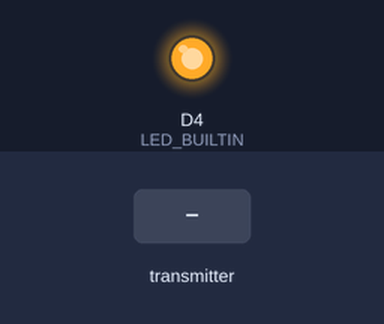
A sketch run on a simulated ESP8266 (NodeMCU). Shown: output pins drawn as LEDs (lit = HIGH, except the on-board LED, lit = LOW). Dashed ring = blinking. The inputs (shaded band) are chosen by the test bench.

Above: at 1.2 s.
1.3 s: the transmitter starts sending joystickAveragedTilt = 0
At 2.05 s:
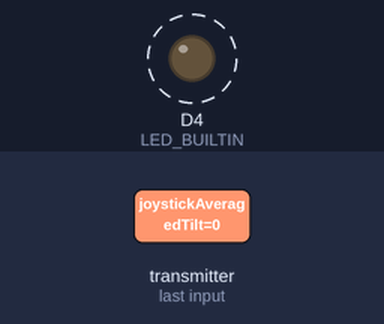
Timing chart, 0 to 10.3 s (numbered marks = the images above; inputs shaded):
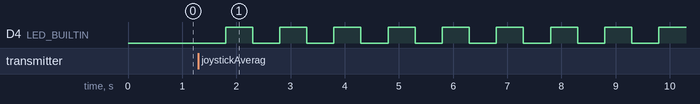

The sketch:

esp8266_accelerometer_receiver.ino
```cpp
#include <ESP8266WiFi.h>
#include <espnow.h>

#include "RunningMedian.h"
#include <SoftwareSerial.h>

#define DEBUG_MODE_ON                   // Uncomment this line if you want to see debug messages

#define MYPORT_TX D5
#define MYPORT_RX D6

SoftwareSerial teenseyPort;

typedef struct structEspNowPacket                                           // Structure example to send data, must match the sender structure
{
  int joystickAveragedTilt;
  int joystickPeakWobble;

  bool buttonPressed = false;
}
structEspNowPacket;

structEspNowPacket pedestalData;                               // Create a structEspNowPacket called pedestalData to deserialize the incoming packet from the sender over esp-now

bool ledState = false;

#ifdef DEBUG_MODE_ON

  unsigned long lastTime = 0;
  unsigned long timerDelay = 1000;                             // send readings timer

#endif

void OnDataRecv(uint8_t * mac, uint8_t *incomingData, uint8_t len)      // Callback function that will be executed when data is received
{
  memcpy(&pedestalData, incomingData, sizeof(pedestalData));

  toggleBuiltInLed();

  sendJoystickValuesToTeensey();
}

void setup()
{
  Serial.begin(115200);

  pinMode(LED_BUILTIN, OUTPUT);

  initializeSoftwareSerialPortToTeensey();

  initializeEspNow();
}

void loop()
{
  #ifdef DEBUG_MODE_ON

    if ((millis() - lastTime) > timerDelay)
    {
      debugPrintToSerialJoystickValues();
    }

    lastTime = millis();

  #endif
}

void debugPrintToSerialJoystickValues()
{
  Serial.println();
  Serial.println();

  // Serial.print(F("Bytes received: "));
  // Serial.println(len);

  Serial.print(F("Tilt from pedestal: "));
  Serial.print(pedestalData.joystickAveragedTilt);

  Serial.print(F(", peak recent wobble value from pedestal: "));
  Serial.print(pedestalData.joystickPeakWobble);

  Serial.print(F(", button state: "));
  Serial.println(pedestalData.buttonPressed);
}

void sendJoystickValuesToTeensey()
{
  teenseyPort.print(F("t"));
  teenseyPort.print(pedestalData.joystickAveragedTilt);
  teenseyPort.print(F(";"));

  teenseyPort.print(F("w"));
  teenseyPort.print(pedestalData.joystickPeakWobble);
  teenseyPort.print(F(","));

  teenseyPort.print(F("b"));
  teenseyPort.print(pedestalData.buttonPressed);
  teenseyPort.println(F("."));
}

void toggleBuiltInLed()
{
  digitalWrite(LED_BUILTIN, ledState);

  ledState = !ledState;
}

void initializeSoftwareSerialPortToTeensey()
{
  teenseyPort.begin(9600, SWSERIAL_8N1, MYPORT_RX, MYPORT_TX, false);

  if (!teenseyPort)
  {
    // If the object did not initialize, then its configuration is invalid
    Serial.println(F("Invalid SoftwareSerial pin configuration, check config"));

    // Don't continue with invalid configuration
    while (1) { delay (1000); }
  }
}

void initializeEspNow()
{
  WiFi.mode(WIFI_STA);

  // Init ESP-NOW
  if (esp_now_init() != 0) {
    Serial.println(F("Error initializing ESP-NOW"));
    return;
  }

  // Once ESPNow is successfully Init, register for recieve callback to get recieved packet
  esp_now_set_self_role(ESP_NOW_ROLE_SLAVE);
  esp_now_register_recv_cb(OnDataRecv);
}
```

Measured:
- after the input at 1.3 s, D4 (LED_BUILTIN): alternates HIGH for 0.50 s and LOW for 0.50 s, starting after 0.50 s
